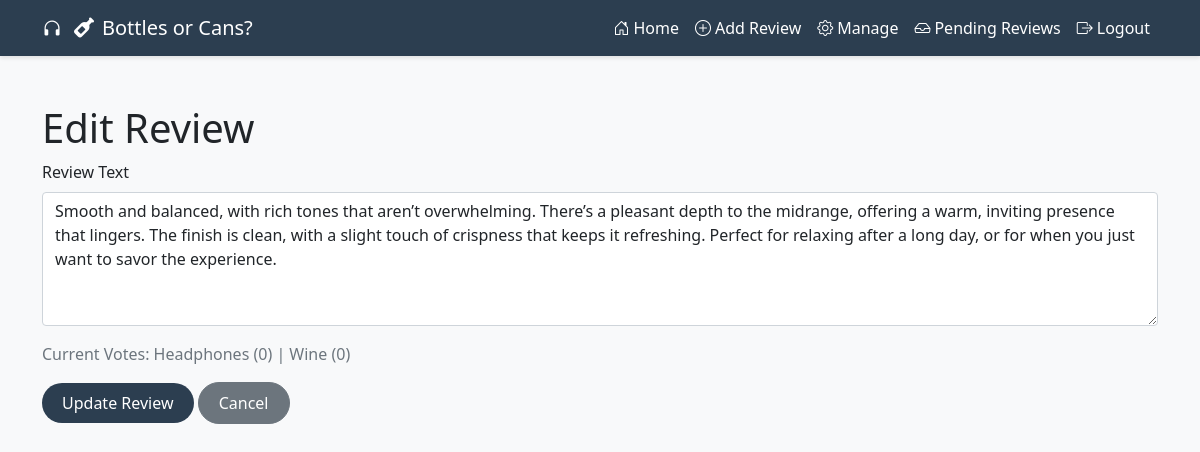
Screenshot of /edit-review/1 (signed in) with the database file from the repository.
### app.py (models this page shows)
class Review(db.Model):
    id = db.Column(db.Integer, primary_key=True)
    text = db.Column(db.String(500), nullable=False)
    votes_headphones = db.Column(db.Integer, default=0)
    votes_wine = db.Column(db.Integer, default=0)
    created_at = db.Column(db.DateTime, default=datetime.utcnow)

### app.py (the view)
@app.route('/edit-review/<int:review_id>', methods=['GET', 'POST'])
@login_required
def edit_review(review_id):
    review = Review.query.get_or_404(review_id)
    if request.method == 'POST':
        review.text = request.form.get('review_text')
        db.session.commit()
        flash('Review updated successfully!', 'success')
        return redirect(url_for('manage_reviews'))
    return render_template('edit_review.html', review=review)

### app.py (called while the page is built)
def login_required(f):
    @wraps(f)
    def decorated_function(*args, **kwargs):
        if 'logged_in' not in session:
            flash('Please log in first.', 'warning')
            return redirect(url_for('admin_login'))
        return f(*args, **kwargs)
    return decorated_function

### templates/edit_review.html
{% extends 'base.html' %}
{% block content %}
<div class="container mt-5">
    <h1>Edit Review</h1>
    <form method="POST">
        <div class="mb-3">
            <label for="review_text" class="form-label">Review Text</label>
            <textarea
                class="form-control"
                id="review_text"
                name="review_text"
                rows="5"
                required
            >{{ review.text }}</textarea>
        </div>
        <div class="mb-3">
            <p class="text-muted">
                Current Votes:
                Headphones ({{ review.votes_headphones }}) |
                Wine ({{ review.votes_wine }})
            </p>
        </div>
        <button type="submit" class="btn btn-primary">Update Review</button>
        <a href="{{ url_for('manage_reviews') }}" class="btn btn-secondary">Cancel</a>
    </form>
</div>
{% endblock %}

### templates/base.html (style rules this page uses)
:root { --primary-color: #2c3e50; --secondary-color: #e74c3c; --background-color: #f8f9fa; }
body { background-color: var(--background-color); font-family: 'Segoe UI', Tahoma, Geneva, Verdana, sans-serif; }
.btn { border-radius: 25px; padding: 8px 20px; transition: transform 0.3s ease, box-shadow 0.3s ease; position: relative; z-index: 1; }
.btn-primary { background-color: var(--primary-color); border: none; }

### rows the page displays
Review: review_text "Smooth and balanced, with rich tones that aren’t overwhelming. There’s a pleasant depth to the midrange, offering a warm, inviting presence that lingers. The finish is clean, with a slight touch of crispness that keeps it refreshing. Perfect for relaxing after a long day, or for when you just want to savor the experience.", votes_headphones "0", votes_wine "0"
